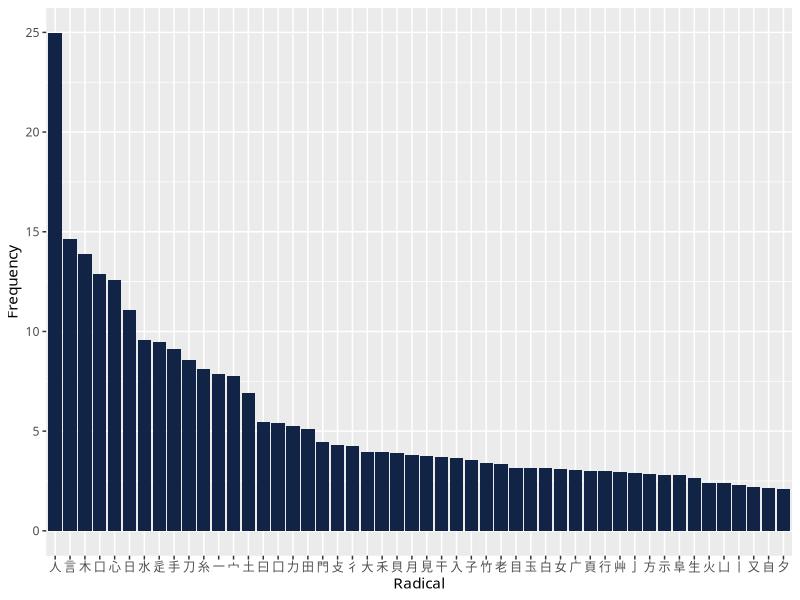
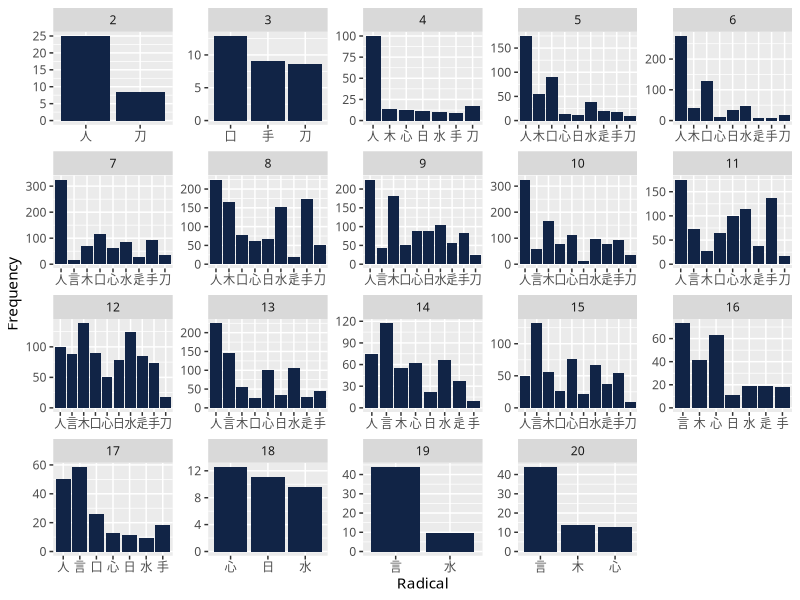

Recreate these plots in R, in order.
## ---- chunk 1
library(tidyverse)
## ---- chunk 2
joyoKanji <- read.csv("joyo_kanji.csv")
lemmaFrequency <- read.csv("japanese_lemmas.csv")
## ---- chunk 3
charByFrequency <- lemmaFrequency |>
  mutate(kanji = strsplit(as.character(lemma), "")) |>
    unnest(kanji) |>
    group_by(kanji) |>
    summarize(frequency = sum(frequency))

joyoKanjiReduced <- joyoKanji |>
  mutate(kanji = new) |>
  select(kanji, radical, strokes)

wrangledSet <- 
  left_join(joyoKanjiReduced, charByFrequency, by = "kanji") |>
  filter(!is.na(frequency))
wrangledSet
## ---- chunk 4
radicalFrequency <- wrangledSet |>
  group_by(radical) |>
  summarize(totalFrequency = sum(frequency) / 1000, strokeCount = strokes)

radFreqWOStrokes <- wrangledSet |>
  group_by(radical) |>
  summarize(totalFrequency = sum(frequency) / 1000)
radicalFrequency
## ---- chunk 5
library(ggplot2)

radFreqWOStrokes |>
   arrange(desc(totalFrequency)) |>
    slice(1:50) |>
    ggplot() +
    aes(x = reorder(radical, -totalFrequency), y = totalFrequency) +
    geom_bar(stat = "summary", fun = "sum", fill = "#112446") +
    theme(text = element_text(family = "Hiragino Sans")) +
    xlab("Radical") + 
    ylab("Frequency")
## ---- chunk 6
includedRadicals <- radFreqWOStrokes |>
   arrange(desc(totalFrequency)) |>
    slice(1:10)

radicalFrequency |>
   arrange(desc(totalFrequency)) |>
    filter(radical %in% includedRadicals$radical) |>
    ggplot() +
    aes(x = reorder(radical, -totalFrequency), y = totalFrequency) +
    geom_bar(stat = "summary", fun = "sum", fill = "#112446") +
    theme(text = element_text(family = "Hiragino Sans")) +
    facet_wrap(~ strokeCount, scales = "free") +
    xlab("Radical") + 
    ylab("Frequency")
